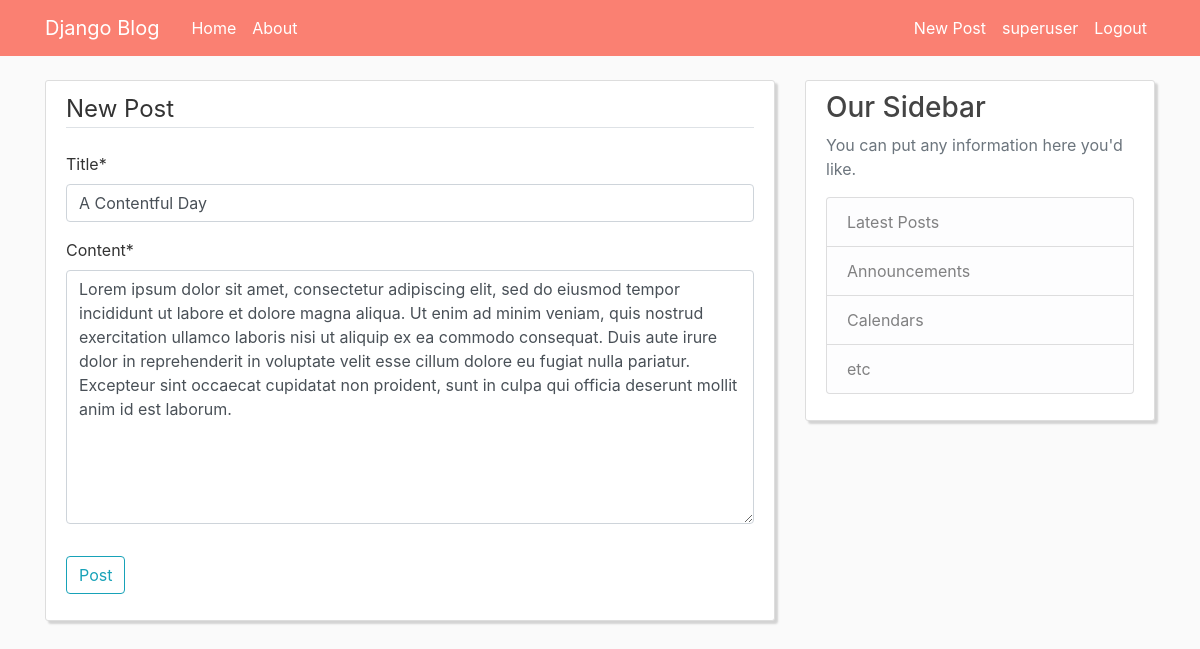
The page /post/13/update (signed in) on the database its author committed.
### blogsite/models.py (models this page shows, shortened)
class Post(models.Model):
    title = models.CharField(max_length=100)
    content = models.TextField()
    date_posted = models.DateTimeField(default=timezone.now)
    author = models.ForeignKey(
        User, on_delete=models.CASCADE, related_name='posts')

### blogsite/views.py (the view, shortened to what this page needs)
# urls.py: path('post/<int:pk>/update', PostUpdateView.as_view(), name='post-update'),
class PostUpdateView(LoginRequiredMixin, UserPassesTestMixin, UpdateView):
    model = Post
    fields = ['title', 'content']
    def test_func(self):
        post = self.get_object()
        if self.request.user == post.author:
            return True
        return False

### blogsite/templates/blogsite/post_form.html (shortened to what this page needs)
{% extends "blogsite/layout.html" %}
{% load crispy_forms_tags %}
{% block content %}
<div class="content-section">
  <form method="POST">
    <fieldset class="form-group">
      <legend class="border-bottom mb-4">New Post</legend>
      {{ form|crispy }}
    </fieldset>
    <div class="form-group">
      <button class="btn btn-outline-info" type="submit">Post</button>
    </div>
  </form>
</div>
{% endblock content %}

### blogsite/templates/blogsite/layout.html (shortened to what this page needs)
{% load static %}
<!DOCTYPE html>
<html lang="en">
<head>
  <link rel="stylesheet" href="https://maxcdn.bootstrapcdn.com/bootstrap/4.0.0/css/bootstrap.min.css"
>
  <link rel="stylesheet" type="text/css" href="{% static 'blogsite/main.css'%}">
</head>
<body>
  <header class="site-header">
    <nav class="navbar navbar-expand-md navbar-dark bg-salmon fixed-top">
      <div class="container">
        <a class="navbar-brand mr-4" href="{% url 'blogsite-index' %}">Django Blog</a>
        <div class="collapse navbar-collapse" id="navbarToggle">
          <div class="navbar-nav mr-auto">
            <a class="nav-item nav-link" href="{% url 'blogsite-index' %}">Home</a>
            <a class="nav-item nav-link" href="{% url 'blogsite-about' %}">About</a>
          </div>
          <div class="navbar-nav ms-auto">
            {% if user.is_authenticated %}
            <a class="nav-item nav-link" href="{% url 'post-create' %}">New Post</a>
            <a class="nav-item nav-link" href="{% url 'profile' %}">{{ user.username }}</a>
            <a class="nav-item nav-link" href="{% url 'logout' %}">Logout</a>
            {% else %}
            <a class="nav-item nav-link" href="{% url 'login' %}">Login</a>
            <a class="nav-item nav-link" href="{% url 'register' %}">Register</a>
            {% endif%}
          </div>
        </div>
      </div>
    </nav>
  </header>
  <main role="main" class="container">
    <div class="row">
      <div class="col-md-8">
        {% block content %}{% endblock %}
      </div>
      <div class="col-md-4">
        <div class="content-section">
          <h3>Our Sidebar</h3>
          <p class='text-muted'>You can put any information here you'd like.
          <ul class="list-group">
            <li class="list-group-item list-group-item-light side">Latest Posts</li>
            <li class="list-group-item list-group-item-light side">Announcements</li>
            <li class="list-group-item list-group-item-light side">Calendars</li>
            <li class="list-group-item list-group-item-light side">etc</li>
          </ul>
          </p>
        </div>
      </div>
    </div>
  </main>
</body>
</html>

### blogsite/static/blogsite/main.css (style rules this page uses)
body { background: #fafafa; color: #333333; margin-top: 5rem; }
h1, h2, h3, h4, h5, h6 { color: #444444; }
ul { margin: 0; }
.bg-salmon { background-color: salmon; }
.site-header .navbar-nav .nav-link { color: white; }
.content-section { background: #ffffff; padding: 10px 20px; border: 1px solid #dddddd; border-radius: 3px; margin-bottom: 20px; box-shadow: 3px 3px 2px lightgrey; }

### rows shown on the page
Post: title "A Contentful Day", content "Lorem ipsum dolor sit amet, consectetur adipiscing elit, sed do eiusmod tempor incididunt ut labore et dolore magna aliqua. Ut enim ad minim veniam, quis nostrud exercitation ullamco laboris nisi ut aliquip ex ea commodo consequat. Duis aute irure dolor in reprehenderit in voluptate velit esse cillum dolore eu fugiat nulla pariatur. Excepteur sint occaecat cupidatat non proident, sunt in culpa qui officia deserunt mollit anim id est laborum."

### other values the page prints
{{ user.username }} "superuser"
